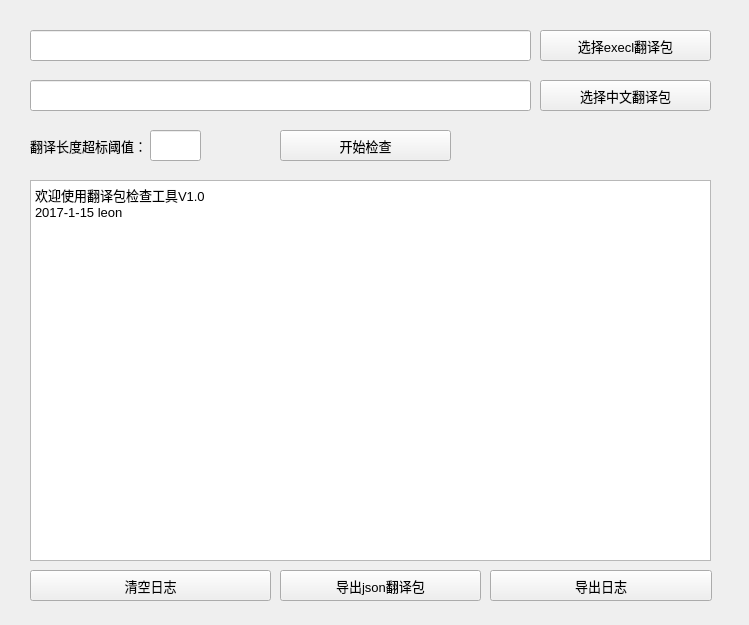
<?xml version="1.0" encoding="UTF-8"?>
<ui version="4.0">
 <class>Form</class>
 <widget class="QWidget" name="Form">
  <property name="geometry">
   <rect>
    <x>0</x>
    <y>0</y>
    <width>749</width>
    <height>625</height>
   </rect>
  </property>
  <property name="sizePolicy">
   <sizepolicy hsizetype="Expanding" vsizetype="Expanding">
    <horstretch>0</horstretch>
    <verstretch>0</verstretch>
   </sizepolicy>
  </property>
  <property name="minimumSize">
   <size>
    <width>749</width>
    <height>625</height>
   </size>
  </property>
  <property name="maximumSize">
   <size>
    <width>749</width>
    <height>625</height>
   </size>
  </property>
  <property name="font">
   <font>
    <pointsize>10</pointsize>
   </font>
  </property>
  <property name="windowTitle">
   <string>翻译包检查工具</string>
  </property>
  <property name="windowIcon">
   <iconset>
    <normaloff>14132717419666.png</normaloff>14132717419666.png</iconset>
  </property>
  <property name="whatsThis">
   <string extracomment="翻译包检查工具"/>
  </property>
  <widget class="QLineEdit" name="execl_path_input">
   <property name="geometry">
    <rect>
     <x>30</x>
     <y>30</y>
     <width>501</width>
     <height>31</height>
    </rect>
   </property>
   <property name="text">
    <string/>
   </property>
  </widget>
  <widget class="QPushButton" name="select_execl_btn">
   <property name="geometry">
    <rect>
     <x>540</x>
     <y>30</y>
     <width>171</width>
     <height>31</height>
    </rect>
   </property>
   <property name="text">
    <string>选择execl翻译包</string>
   </property>
  </widget>
  <widget class="QLineEdit" name="cn_path_input">
   <property name="geometry">
    <rect>
     <x>30</x>
     <y>80</y>
     <width>501</width>
     <height>31</height>
    </rect>
   </property>
  </widget>
  <widget class="QPushButton" name="select_cn_btn">
   <property name="geometry">
    <rect>
     <x>540</x>
     <y>80</y>
     <width>171</width>
     <height>31</height>
    </rect>
   </property>
   <property name="text">
    <string>选择中文翻译包</string>
   </property>
  </widget>
  <widget class="QPushButton" name="checkBtn">
   <property name="geometry">
    <rect>
     <x>280</x>
     <y>130</y>
     <width>171</width>
     <height>31</height>
    </rect>
   </property>
   <property name="text">
    <string>开始检查</string>
   </property>
  </widget>
  <widget class="QTextEdit" name="msgText">
   <property name="enabled">
    <bool>true</bool>
   </property>
   <property name="geometry">
    <rect>
     <x>30</x>
     <y>180</y>
     <width>681</width>
     <height>381</height>
    </rect>
   </property>
   <property name="font">
    <font>
     <pointsize>10</pointsize>
    </font>
   </property>
   <property name="html">
    <string>&lt;!DOCTYPE HTML PUBLIC &quot;-//W3C//DTD HTML 4.0//EN&quot; &quot;http://www.w3.org/TR/REC-html40/strict.dtd&quot;&gt;
&lt;html&gt;&lt;head&gt;&lt;meta name=&quot;qrichtext&quot; content=&quot;1&quot; /&gt;&lt;style type=&quot;text/css&quot;&gt;
p, li { white-space: pre-wrap; }
&lt;/style&gt;&lt;/head&gt;&lt;body style=&quot; font-family:'SimSun'; font-size:10pt; font-weight:400; font-style:normal;&quot;&gt;
&lt;p style=&quot; margin-top:0px; margin-bottom:0px; margin-left:0px; margin-right:0px; -qt-block-indent:0; text-indent:0px;&quot;&gt;欢迎使用翻译包检查工具V1.0&lt;/p&gt;
&lt;p style=&quot; margin-top:0px; margin-bottom:0px; margin-left:0px; margin-right:0px; -qt-block-indent:0; text-indent:0px;&quot;&gt;2017-1-15 leon&lt;/p&gt;&lt;/body&gt;&lt;/html&gt;</string>
   </property>
  </widget>
  <widget class="QLabel" name="label">
   <property name="geometry">
    <rect>
     <x>30</x>
     <y>130</y>
     <width>141</width>
     <height>31</height>
    </rect>
   </property>
   <property name="text">
    <string>翻译长度超标阈值：</string>
   </property>
  </widget>
  <widget class="QLineEdit" name="width_input">
   <property name="geometry">
    <rect>
     <x>150</x>
     <y>130</y>
     <width>51</width>
     <height>31</height>
    </rect>
   </property>
  </widget>
  <widget class="QPushButton" name="pushButton_6">
   <property name="geometry">
    <rect>
     <x>490</x>
     <y>570</y>
     <width>222</width>
     <height>31</height>
    </rect>
   </property>
   <property name="text">
    <string>导出日志</string>
   </property>
  </widget>
  <widget class="QPushButton" name="pushButton_5">
   <property name="geometry">
    <rect>
     <x>280</x>
     <y>570</y>
     <width>201</width>
     <height>31</height>
    </rect>
   </property>
   <property name="text">
    <string>导出json翻译包</string>
   </property>
  </widget>
  <widget class="QPushButton" name="pushButton_7">
   <property name="geometry">
    <rect>
     <x>30</x>
     <y>570</y>
     <width>241</width>
     <height>31</height>
    </rect>
   </property>
   <property name="text">
    <string>清空日志</string>
   </property>
  </widget>
 </widget>
 <resources/>
 <connections>
  <connection>
   <sender>select_execl_btn</sender>
   <signal>clicked()</signal>
   <receiver>Form</receiver>
   <slot>select_execl_file()</slot>
   <hints>
    <hint type="sourcelabel">
     <x>842</x>
     <y>56</y>
    </hint>
    <hint type="destinationlabel">
     <x>876</x>
     <y>21</y>
    </hint>
   </hints>
  </connection>
  <connection>
   <sender>select_cn_btn</sender>
   <signal>clicked()</signal>
   <receiver>Form</receiver>
   <slot>select_cn_file()</slot>
   <hints>
    <hint type="sourcelabel">
     <x>905</x>
     <y>107</y>
    </hint>
    <hint type="destinationlabel">
     <x>971</x>
     <y>100</y>
    </hint>
   </hints>
  </connection>
  <connection>
   <sender>checkBtn</sender>
   <signal>clicked()</signal>
   <receiver>Form</receiver>
   <slot>check()</slot>
   <hints>
    <hint type="sourcelabel">
     <x>420</x>
     <y>162</y>
    </hint>
    <hint type="destinationlabel">
     <x>733</x>
     <y>145</y>
    </hint>
   </hints>
  </connection>
  <connection>
   <sender>execl_path_input</sender>
   <signal>textChanged(QString)</signal>
   <receiver>Form</receiver>
   <slot>execl_path_change()</slot>
   <hints>
    <hint type="sourcelabel">
     <x>115</x>
     <y>56</y>
    </hint>
    <hint type="destinationlabel">
     <x>119</x>
     <y>21</y>
    </hint>
   </hints>
  </connection>
  <connection>
   <sender>cn_path_input</sender>
   <signal>textChanged(QString)</signal>
   <receiver>Form</receiver>
   <slot>cn_TP_path_change()</slot>
   <hints>
    <hint type="sourcelabel">
     <x>509</x>
     <y>110</y>
    </hint>
    <hint type="destinationlabel">
     <x>549</x>
     <y>83</y>
    </hint>
   </hints>
  </connection>
  <connection>
   <sender>pushButton_7</sender>
   <signal>clicked()</signal>
   <receiver>Form</receiver>
   <slot>clear_msg()</slot>
   <hints>
    <hint type="sourcelabel">
     <x>240</x>
     <y>685</y>
    </hint>
    <hint type="destinationlabel">
     <x>200</x>
     <y>649</y>
    </hint>
   </hints>
  </connection>
  <connection>
   <sender>pushButton_5</sender>
   <signal>clicked()</signal>
   <receiver>Form</receiver>
   <slot>save_json()</slot>
   <hints>
    <hint type="sourcelabel">
     <x>523</x>
     <y>678</y>
    </hint>
    <hint type="destinationlabel">
     <x>555</x>
     <y>651</y>
    </hint>
   </hints>
  </connection>
  <connection>
   <sender>pushButton_6</sender>
   <signal>clicked()</signal>
   <receiver>Form</receiver>
   <slot>save_log()</slot>
   <hints>
    <hint type="sourcelabel">
     <x>803</x>
     <y>682</y>
    </hint>
    <hint type="destinationlabel">
     <x>829</x>
     <y>647</y>
    </hint>
   </hints>
  </connection>
 </connections>
 <slots>
  <slot>select_execl_file()</slot>
  <slot>select_cn_file()</slot>
  <slot>check()</slot>
  <slot>execl_path_change()</slot>
  <slot>cn_TP_path_change()</slot>
  <slot>clear_msg()</slot>
  <slot>save_json()</slot>
  <slot>save_log()</slot>
 </slots>
</ui>
